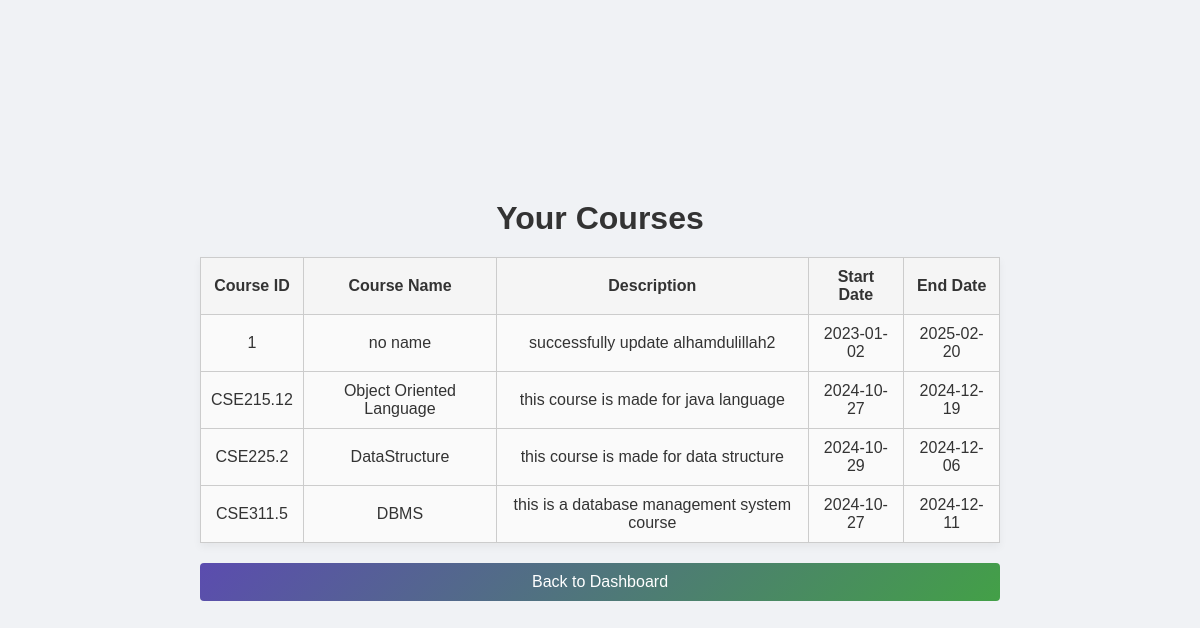
/view_course.php (signed in), run on an earlier commit of the app's database.
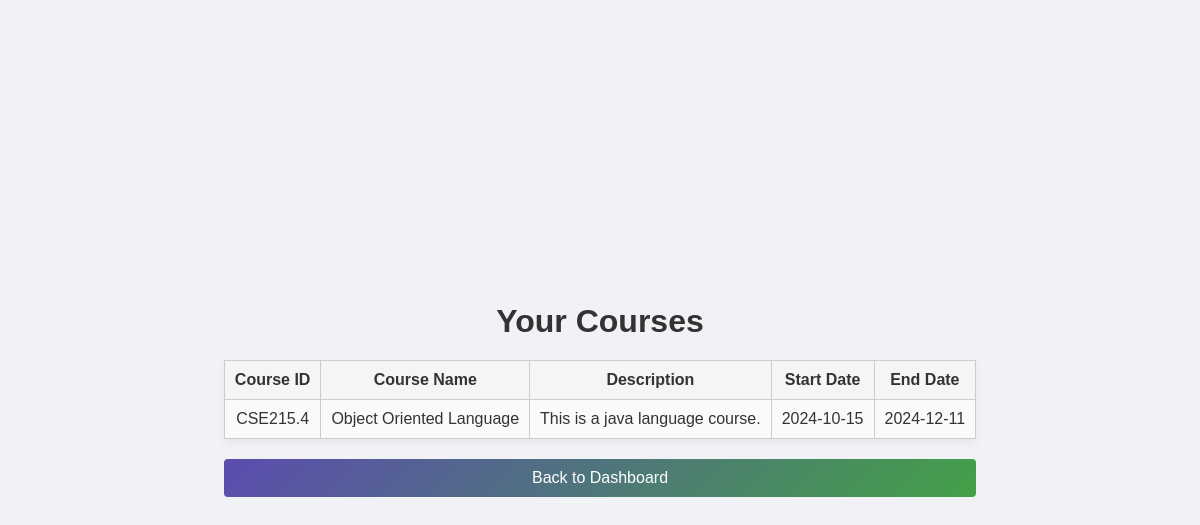
And on a later commit of the database.
### tables this page shows
CREATE TABLE `course` (
  `Course_ID` varchar(20) NOT NULL,
  `CourseName` varchar(50) DEFAULT NULL,
  `Description` longtext NOT NULL,
  `UserID` varchar(50) NOT NULL,
  `Start_Date` date DEFAULT NULL,
  `End_Date` date NOT NULL
);

### view_course.php (the view, shortened to what this page needs)
<!DOCTYPE html>
<html lang="en">
<head>
    <link rel="stylesheet" href="style.css">
</head>
<body>
    <div style="max-width: 800px; margin: 0 auto; text-align: center;">
        <h1>Your Courses</h1>
        <?php
        $userID = $_SESSION['userID'];
        $conn = new mysqli("localhost", "root", "", "learning_platform");
        $sql = "SELECT * FROM Course WHERE UserID = ?";
        $stmt = $conn->prepare($sql);
        $stmt->bind_param("s", $userID);
        $stmt->execute();
        $result = $stmt->get_result();
        if ($result->num_rows > 0) {
            echo "<table style='width: 100%; border-collapse: collapse; margin-top: 20px;'>
                    <thead>
                        <tr>
                            <th style='border: 1px solid #ccc; padding: 10px;'>Course ID</th>
                            <th style='border: 1px solid #ccc; padding: 10px;'>Course Name</th>
                            <th style='border: 1px solid #ccc; padding: 10px;'>Description</th>
                            <th style='border: 1px solid #ccc; padding: 10px;'>Start Date</th>
                            <th style='border: 1px solid #ccc; padding: 10px;'>End Date</th>
                        </tr>
                    </thead>
                    <tbody>";
            while ($row = $result->fetch_assoc()) {
                echo "<tr>
                        <td style='border: 1px solid #ccc; padding: 10px;'>" . htmlspecialchars($row['Course_ID']) . "</td>
                        <td style='border: 1px solid #ccc; padding: 10px;'>" . htmlspecialchars($row['CourseName']) . "</td>
                        <td style='border: 1px solid #ccc; padding: 10px;'>" . htmlspecialchars($row['Description']) . "</td>
                        <td style='border: 1px solid #ccc; padding: 10px;'>" . htmlspecialchars($row['Start_Date']) . "</td>
                        <td style='border: 1px solid #ccc; padding: 10px;'>" . htmlspecialchars($row['End_Date']) . "</td>
                      </tr>";
            }
            echo "</tbody></table>";
        } else {
            echo "<p style='margin-top: 20px; color: #555;'>No courses found.</p>";
        }
        ?>
        <a href="instructor_dashboard.html"><button style="margin-top: 20px; padding: 10px 20px;">Back to Dashboard</button></a>
    </div>
</body>
</html>

### style.css (style rules this page uses)
* { margin: 0; padding: 0; box-sizing: border-box; font-family: Arial, sans-serif; }
body { display: flex; justify-content: center; align-items: center; min-height: 100vh; background: #f0f2f5; color: #333; }
button { width: 100%; padding: 0.8rem; background: linear-gradient(135deg, #5b4caf, #43A047); color: #fff; border: none; border-radius: 4px; font-size: 1rem; cursor: pointer; transition: background 0.3s ease; }
a { color: #4CAF50; text-decoration: none; }
table { width: 100%; border-collapse: collapse; margin-top: 1rem; box-shadow: 0 4px 8px rgba(0, 0, 0, 0.05); }
th, td { padding: 0.8rem; border: 1px solid #ddd; color: #333; text-align: center; }
th { background-color: #f5f5f5; font-weight: bold; }
td { background-color: #fafafa; }

What changed in the data, as far as the page shows it:
removed course: Course_ID "1", CourseName "no name", Description "successfully update alhamdulillah2", Start_Date "2023-01-02", End_Date "2025-02-20"
removed course: Course_ID "CSE215.12", CourseName "Object Oriented Language", Description "this course is made for java language", Start_Date "2024-10-27", End_Date "2024-12-19"
removed course: Course_ID "CSE225.2", CourseName "DataStructure", Description "this course is made for data structure", Start_Date "2024-10-29", End_Date "2024-12-06"
removed course: Course_ID "CSE311.5", CourseName "DBMS", Description "this is a database management system course", Start_Date "2024-10-27", End_Date "2024-12-11"
added course: Course_ID "CSE215.4", CourseName "Object Oriented Language", Description "This is a java language course.", Start_Date "2024-10-15", End_Date "2024-12-11"
